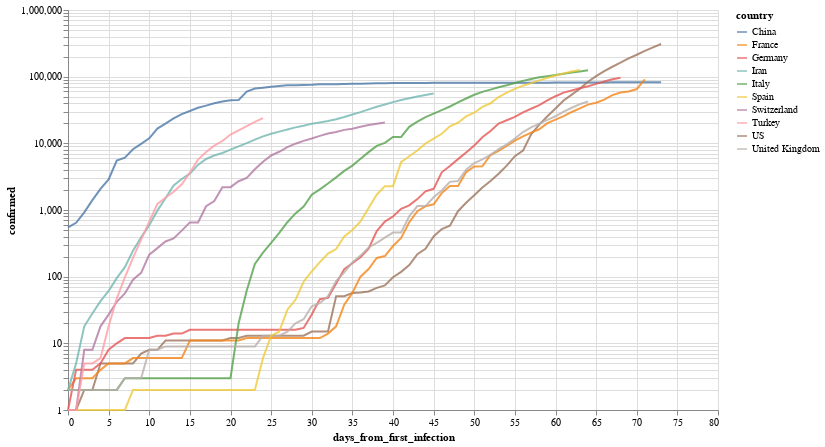

Notebook code cell kept with this figure:
### Markdown cell above
Por ejemplo, evolución (interactiva!) de los paises con mas infectados

### Code cell
total_confirmed_by_country = global_df.groupby('country').confirmed.max().sort_values(ascending=False)
selected_countries = total_confirmed_by_country[total_confirmed_by_country > 1000].index

plot_df = global_df[
    (global_df.confirmed > 0) & 
    (global_df.country.isin(selected_countries[:10]))
].sort_values('date')

selection = alt.selection_multi(
    fields=['country'], 
    bind='legend', 
    init=[{'country': c} for c in selected_countries[:10]]
)


(
    alt.Chart(plot_df)
       .mark_line()
       .encode(
           x='days_from_first_infection', 
           y=alt.Y('confirmed', scale=alt.Scale(type='log')), 
           color='country',
           opacity=alt.condition(selection, alt.value(.8), alt.value(.05))
       ).add_selection(selection)
        .properties(width=650, height=400)
       
)

### Figure 1 — Vega-Lite specification as saved in the notebook (floating-point values rounded to 4 significant figures; data arrays with more than 128 entries replaced by an {"elided": "..."} marker saying what was removed)
{"config": {"view": {"continuousWidth": 400, "continuousHeight": 300}}, "data": {"name": "data-b0ea976b1aff8bcaf414cf7b8be4bd00"}, "mark": "line", "encoding": {"color": {"type": "nominal", "field": "country"}, "opacity": {"condition": {"value": 0.8, "selection": "selector001"}, "value": 0.05}, "x": {"type": "quantitative", "field": "days_from_first_infection"}, "y": {"type": "quantitative", "field": "confirmed", "scale": {"type": "log"}}}, "height": 400, "selection": {"selector001": {"type": "multi", "fields": ["country"], "bind": "legend", "init": [{"country": "US"}, {"country": "Spain"}, {"country": "Italy"}, {"country": "Germany"}, {"country": "France"}, {"country": "China"}, {"country": "Iran"}, {"country": "United Kingdom"}, {"country": "Turkey"}, {"country": "Switzerland"}]}}, "width": 650, "$schema": "https://vega.github.io/schema/vega-lite/v4.8.1.json", "datasets": {"data-b0ea976b1aff8bcaf414cf7b8be4bd00": {"elided": "594 records"}}}
